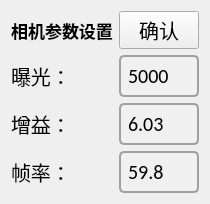
     <widget class="QWidget" name="gridLayoutWidget_4">
      <property name="geometry">
       <rect>
        <x>260</x>
        <y>30</y>
        <width>191</width>
        <height>201</height>
       </rect>
      </property>
      <layout class="QGridLayout" name="gridLayout_4">
       <item row="2" column="0">
        <widget class="QLabel" name="label_13">
         <property name="font">
          <font>
           <family>Calibri</family>
           <pointsize>15</pointsize>
          </font>
         </property>
         <property name="text">
          <string>增益：</string>
         </property>
        </widget>
       </item>
       <item row="3" column="0">
        <widget class="QLabel" name="label_14">
         <property name="font">
          <font>
           <family>Calibri</family>
           <pointsize>15</pointsize>
          </font>
         </property>
         <property name="text">
          <string>帧率：</string>
         </property>
        </widget>
       </item>
       <item row="1" column="1">
        <widget class="QLineEdit" name="lineEdit_cameraBao">
         <property name="font">
          <font>
           <family>Calibri</family>
           <pointsize>15</pointsize>
          </font>
         </property>
         <property name="styleSheet">
          <string notr="true">QLineEdit {
    background-color: #f0f0f0;
    border: 2px solid #a0a0a0;
    border-radius: 5px;
    padding: 5px;
    color: #000000;
    selection-background-color: #c0c0c0;
    selection-color: #000000;
}

QLineEdit:focus {
    border: 2px solid #606060;
    background-color: #e0e0e0;
}

QLineEdit:hover {
    border: 2px solid #808080;
}

QLineEdit:disabled {
    background-color: #d0d0d0;
    color: #808080;
    border: 2px solid #c0c0c0;
}</string>
         </property>
         <property name="text">
          <string>5000</string>
         </property>
        </widget>
       </item>
       <item row="3" column="1">
        <widget class="QLineEdit" name="lineEdit_cameraRate">
         <property name="font">
          <font>
           <family>Calibri</family>
           <pointsize>15</pointsize>
          </font>
         </property>
         <property name="styleSheet">
          <string notr="true">QLineEdit {
    background-color: #f0f0f0;
    border: 2px solid #a0a0a0;
    border-radius: 5px;
    padding: 5px;
    color: #000000;
    selection-background-color: #c0c0c0;
    selection-color: #000000;
}

QLineEdit:focus {
    border: 2px solid #606060;
    background-color: #e0e0e0;
}

QLineEdit:hover {
    border: 2px solid #808080;
}

QLineEdit:disabled {
    background-color: #d0d0d0;
    color: #808080;
    border: 2px solid #c0c0c0;
}</string>
         </property>
         <property name="text">
          <string>59.8</string>
         </property>
        </widget>
       </item>
       <item row="1" column="0">
        <widget class="QLabel" name="label_12">
         <property name="font">
          <font>
           <family>Calibri</family>
           <pointsize>15</pointsize>
          </font>
         </property>
         <property name="text">
          <string>曝光：</string>
         </property>
        </widget>
       </item>
       <item row="0" column="1">
        <widget class="QPushButton" name="Button_cameraConfirm">
         <property name="sizePolicy">
          <sizepolicy hsizetype="Minimum" vsizetype="Fixed">
           <horstretch>0</horstretch>
           <verstretch>0</verstretch>
          </sizepolicy>
         </property>
         <property name="font">
          <font>
           <pointsize>15</pointsize>
          </font>
         </property>
         <property name="layoutDirection">
          <enum>Qt::LeftToRight</enum>
         </property>
         <property name="text">
          <string>确认</string>
         </property>
        </widget>
       </item>
       <item row="2" column="1">
        <widget class="QLineEdit" name="lineEdit_cameraGain">
         <property name="font">
          <font>
           <family>Calibri</family>
           <pointsize>15</pointsize>
          </font>
         </property>
         <property name="styleSheet">
          <string notr="true">QLineEdit {
    background-color: #f0f0f0;
    border: 2px solid #a0a0a0;
    border-radius: 5px;
    padding: 5px;
    color: #000000;
    selection-background-color: #c0c0c0;
    selection-color: #000000;
}

QLineEdit:focus {
    border: 2px solid #606060;
    background-color: #e0e0e0;
}

QLineEdit:hover {
    border: 2px solid #808080;
}

QLineEdit:disabled {
    background-color: #d0d0d0;
    color: #808080;
    border: 2px solid #c0c0c0;
}</string>
         </property>
         <property name="text">
          <string>6.03</string>
         </property>
        </widget>
       </item>
       <item row="0" column="0">
        <widget class="QLabel" name="label_11">
         <property name="font">
          <font>
           <family>Calibri</family>
           <pointsize>13</pointsize>
           <weight>75</weight>
           <bold>true</bold>
          </font>
         </property>
         <property name="text">
          <string>相机参数设置</string>
         </property>
         <property name="alignment">
          <set>Qt::AlignCenter</set>
         </property>
        </widget>
       </item>
      </layout>
     </widget>
